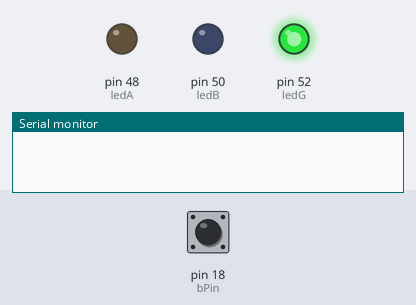
A sketch run on a simulated Arduino Mega 2560, built with avr-gcc and run on an emulated ATmega2560. On the bench: output pins drawn as LEDs (lit = HIGH), the last lines printed to the serial monitor. Dashed ring = blinking. Inputs (shaded band) come from the test bench; at power-on: pin 18 (bPin) LOW.

Above: at 1.2 s.
1.3 s: pin 18 (bPin) pulsed HIGH 5 times (0.12 s each, 0.3 s apart)
At 1.57 s:
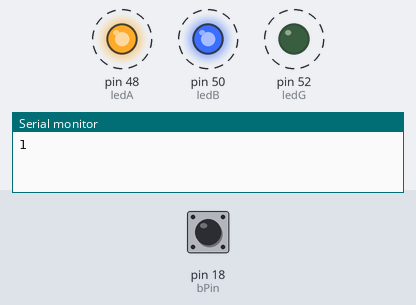
At 4.0 s:
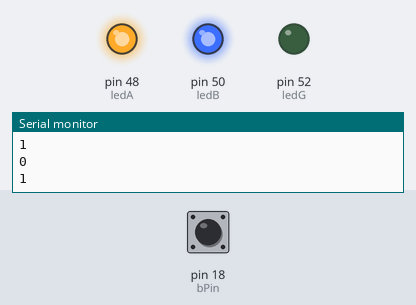
Timing chart, 0 to 5.5 s (numbered marks = the images above; inputs shaded):
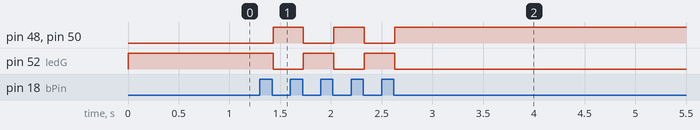

Measured:
- after the input at 1.3 s, pin 48 (ledA), pin 50 (ledB): alternates HIGH for 0.30 s and LOW for 0.30 s, 5 changes in all, then stays HIGH, starting after 0.13 s; pin 52 (ledG): alternates HIGH for 0.30 s and LOW for 0.30 s, 5 changes in all, then stays LOW, starting after 0.13 s

The sketch:

Interrupt_ex.ino
```cpp
#include <Bounce2.h>

const int bPin = 18;
const int ledA = 48;
const int ledG = 52;
const int ledB = 50;

bool state = false;

Bounce debouncer = Bounce();

void setup() {
  Serial.begin(115200);
  pinMode(bPin, INPUT);  // Usa INPUT se hai una resistenza esterna
  pinMode(ledA, OUTPUT);
  pinMode(ledB, OUTPUT);
  pinMode(ledG, OUTPUT);

  debouncer.attach(bPin);
  debouncer.interval(10);  // 10 ms di debounce
}

void loop() {
  debouncer.update();

  if (debouncer.fell()) {  // Rileva il fronte di discesa (pressione)
    state = !state;
    Serial.println(state);
  }

  digitalWrite(ledA, state);
  digitalWrite(ledB, state);
  digitalWrite(ledG, !state);
}
```
